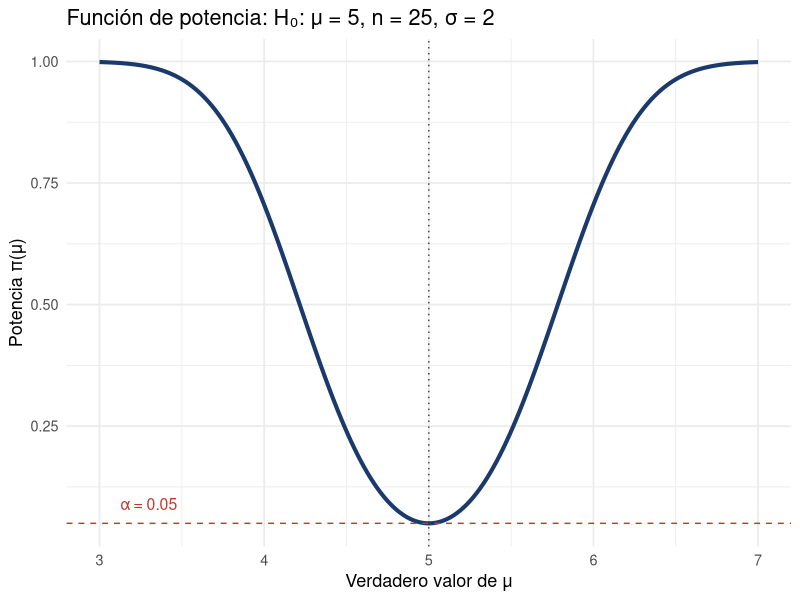
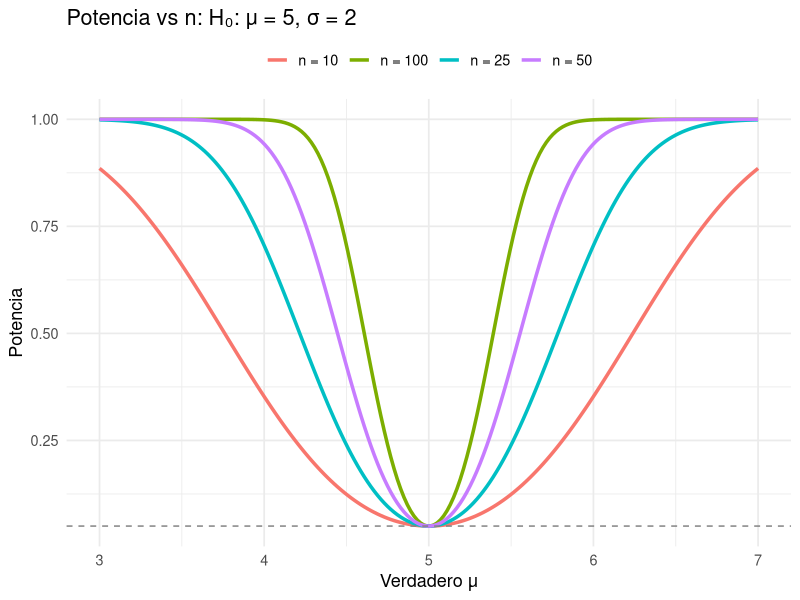
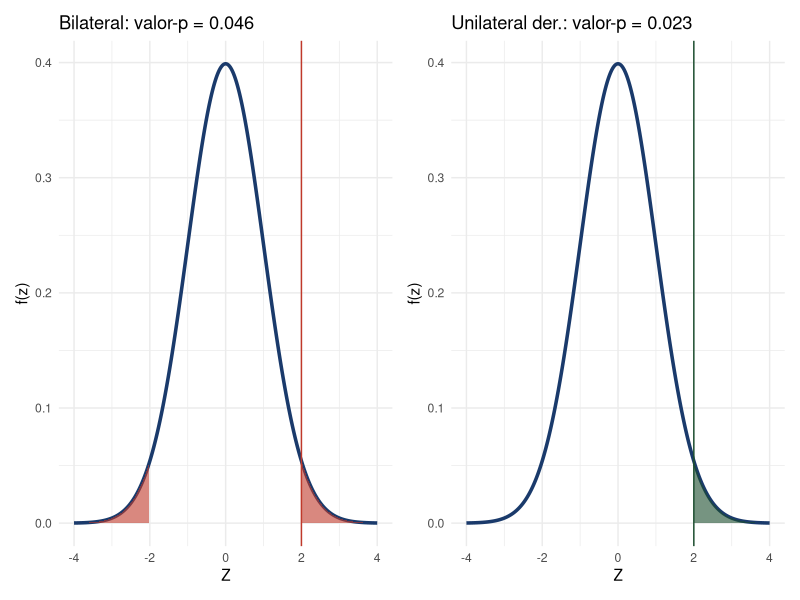
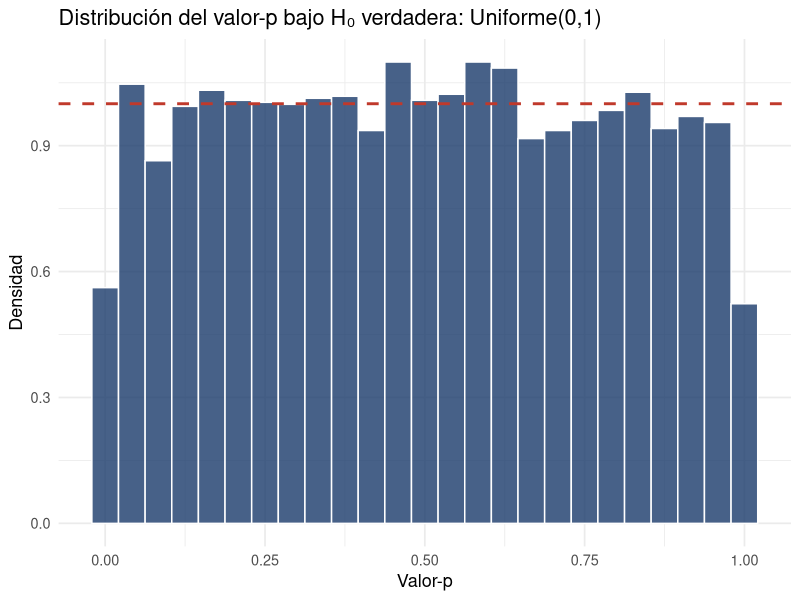

Source code (R) for these figures, in order:
## ---- chunk 1
#| echo: true
#| fig-height: 4
library(ggplot2)
# Prueba bilateral H0: mu = 5, sigma = 2, n = 25, alpha = 0.05
mu0 <- 5; sigma <- 2; n <- 25; alpha <- 0.05
z_crit <- qnorm(1 - alpha/2)
ee <- sigma / sqrt(n)

mu_vals <- seq(3, 7, length.out = 200)
# Potencia = P(Z > z_crit | mu) + P(Z < -z_crit | mu)
potencia <- pnorm(-z_crit, (mu_vals - mu0)/ee) +
            pnorm(z_crit,  (mu_vals - mu0)/ee, lower.tail = FALSE)

ggplot(data.frame(mu = mu_vals, pot = potencia), aes(mu, pot)) +
  geom_line(color = "#1a3a6b", linewidth = 1.4) +
  geom_hline(yintercept = alpha, color = "#c0392b", linetype = "dashed") +
  geom_vline(xintercept = mu0, color = "#374151", linetype = "dotted") +
  annotate("text", x = 3.3, y = alpha + 0.04, label = paste0("α = ", alpha),
           color = "#c0392b", size = 4) +
  labs(x = "Verdadero valor de μ", y = "Potencia π(μ)",
       title = "Función de potencia: H₀: μ = 5, n = 25, σ = 2") +
  theme_minimal(base_size = 13)
## ---- chunk 2
#| echo: true
#| fig-height: 4
library(ggplot2); library(tidyverse)
mu0 <- 5; sigma <- 2; alpha <- 0.05
z_crit <- qnorm(1 - alpha/2)
mu_vals <- seq(3, 7, length.out = 200)
ns <- c(10, 25, 50, 100)

df <- map_dfr(ns, function(n) {
  ee <- sigma / sqrt(n)
  pot <- pnorm(-z_crit, (mu_vals - mu0)/ee) +
         pnorm(z_crit, (mu_vals - mu0)/ee, lower.tail = FALSE)
  tibble(mu = mu_vals, potencia = pot, n = paste0("n = ", n))
})

ggplot(df, aes(mu, potencia, color = n)) +
  geom_line(linewidth = 1.2) +
  geom_hline(yintercept = alpha, linetype = "dashed", color = "gray50") +
  labs(x = "Verdadero μ", y = "Potencia", color = NULL,
       title = "Potencia vs n: H₀: μ = 5, σ = 2") +
  theme_minimal(base_size = 13) + theme(legend.position = "top")
## ---- chunk 3
#| echo: true
# Efecto en rendimiento de maíz
mu0 <- 4.5; mu_obs <- 4.8; sigma <- 0.8
d_cohen <- (mu_obs - mu0) / sigma
cat("d de Cohen:", round(d_cohen, 4), "\n")
cat("Magnitud:", ifelse(abs(d_cohen) < 0.2, "trivial",
                 ifelse(abs(d_cohen) < 0.5, "pequeño",
                 ifelse(abs(d_cohen) < 0.8, "mediano", "grande"))), "\n")

# paquete effectsize (si está disponible)
# install.packages("effectsize")
# library(effectsize)
# cohens_d(rendimientos, mu = mu0)
## ---- chunk 4
#| echo: true
z_obs <- 2.00
cat("Bilateral: ", 2 * pnorm(abs(z_obs), lower.tail = FALSE), "\n")
cat("Unilateral der: ", pnorm(z_obs, lower.tail = FALSE), "\n")
cat("Unilateral izq: ", pnorm(z_obs), "\n")
## ---- chunk 5
#| echo: true
#| fig-height: 3.5
library(ggplot2); library(patchwork)
x <- seq(-4, 4, length.out = 400)
df <- data.frame(x, f = dnorm(x))
z0 <- 2.0

p1 <- ggplot(df, aes(x, f)) +
  geom_line(color = "#1a3a6b", linewidth = 1.2) +
  geom_ribbon(data = subset(df, x >= z0),
              aes(ymin = 0, ymax = f), fill = "#c0392b", alpha = 0.6) +
  geom_ribbon(data = subset(df, x <= -z0),
              aes(ymin = 0, ymax = f), fill = "#c0392b", alpha = 0.6) +
  geom_vline(xintercept = z0, color = "#c0392b") +
  labs(x = "Z", y = "f(z)", title = "Bilateral: valor-p = 0.046") +
  theme_minimal(base_size = 11)

p2 <- ggplot(df, aes(x, f)) +
  geom_line(color = "#1a3a6b", linewidth = 1.2) +
  geom_ribbon(data = subset(df, x >= z0),
              aes(ymin = 0, ymax = f), fill = "#1b4d2e", alpha = 0.6) +
  geom_vline(xintercept = z0, color = "#1b4d2e") +
  labs(x = "Z", y = "f(z)", title = "Unilateral der.: valor-p = 0.023") +
  theme_minimal(base_size = 11)

p1 + p2
## ---- chunk 6
#| echo: true
#| fig-height: 3.5
set.seed(24)
B <- 5000; mu0 <- 5; sigma <- 2; n <- 25

# Bajo H0: los valores-p deben ser Uniforme(0,1)
vp_bajo_H0 <- replicate(B, {
  x <- rnorm(n, mu0, sigma)    # datos bajo H0 verdadera
  Z <- (mean(x) - mu0) / (sigma / sqrt(n))
  2 * pnorm(abs(Z), lower.tail = FALSE)
})

library(ggplot2)
ggplot(data.frame(vp = vp_bajo_H0), aes(vp)) +
  geom_histogram(aes(y = after_stat(density)), bins = 25,
                 fill = "#1a3a6b", color = "white", alpha = 0.8) +
  geom_hline(yintercept = 1, color = "#c0392b", linetype = "dashed", linewidth = 1) +
  labs(x = "Valor-p", y = "Densidad",
       title = "Distribución del valor-p bajo H₀ verdadera: Uniforme(0,1)") +
  theme_minimal(base_size = 13)
## ---- chunk 7
#| echo: true
xbar <- 6.4; s <- 1.1; n <- 20; mu0 <- 6.0; alpha <- 0.05

# Estadístico t
t_obs <- (xbar - mu0) / (s / sqrt(n))
vp    <- pt(t_obs, df = n - 1, lower.tail = FALSE)   # unilateral derecha
d     <- (xbar - mu0) / s

cat("t observado:", round(t_obs, 4), "\n")
cat("Valor-p (H1: mu > 6):", round(vp, 4), "\n")
cat("d de Cohen:", round(d, 4), "\n")
cat("Decisión:", ifelse(vp < alpha, "RECHAZAR H0", "NO RECHAZAR H0"), "\n")
## ---- chunk 8
#| echo: true
mu0 <- 10; sigma <- 3; n <- 36; alpha <- 0.05
z_crit <- qnorm(1 - alpha/2)
ee <- sigma / sqrt(n)

mu_alt <- c(10.5, 11, 11.5, 12)
for (mu in mu_alt) {
  delta <- (mu - mu0) / ee
  pot <- pnorm(-z_crit - delta) + pnorm(z_crit - delta, lower.tail = FALSE)
  cat(sprintf("μ = %.1f:  d = %.3f  potencia = %.4f\n",
              mu, (mu - mu0)/sigma, pot))
}
## ---- chunk 9
#| echo: true
xbar <- 42.3; mu0 <- 40; sigma <- 5; n <- 30
Z <- (xbar - mu0) / (sigma / sqrt(n))
cat("Z observado:", round(Z, 4), "\n\n")

# (a) Bilateral
vp_bil <- 2 * pnorm(abs(Z), lower.tail = FALSE)
cat("(a) Bilateral vp =", round(vp_bil, 4),
    "->", ifelse(vp_bil < 0.05, "Rechazar H0", "No rechazar H0"), "\n")

# (b) Unilateral derecha
vp_der <- pnorm(Z, lower.tail = FALSE)
cat("(b) Unilat. der. vp =", round(vp_der, 4),
    "->", ifelse(vp_der < 0.05, "Rechazar H0", "No rechazar H0"), "\n")

# (c) Unilateral izquierda
vp_izq <- pnorm(Z)
cat("(c) Unilat. izq. vp =", round(vp_izq, 4),
    "->", ifelse(vp_izq < 0.05, "Rechazar H0", "No rechazar H0"), "\n")
## ---- chunk 10
#| echo: true
xbar <- 42.3; mu0 <- 40; sigma <- 5; n <- 30

Z   <- (xbar - mu0) / (sigma/sqrt(n))
vp  <- 2 * pnorm(abs(Z), lower.tail = FALSE)
ic  <- xbar + c(-1,1) * qnorm(0.975) * sigma/sqrt(n)
d   <- (xbar - mu0) / sigma

cat(sprintf(
"=== Informe de resultados ===
Estadístico Z = %.4f
Valor-p (bilateral) = %.4f
IC 95%%: [%.3f, %.3f] kg
d de Cohen = %.4f (efecto %s)
Conclusión: con α = 0.05, hay evidencia significativa de que el peso
promedio difiere del valor de referencia (40 kg). El peso observado
(%.1f kg) supera en promedio %.1f kg al de referencia, un efecto %s.\n",
Z, vp, ic[1], ic[2], d,
ifelse(abs(d)<0.2,"trivial",ifelse(abs(d)<0.5,"pequeño",
ifelse(abs(d)<0.8,"mediano","grande"))),
xbar, xbar - mu0,
ifelse(abs(d)<0.5,"de magnitud pequeña","de magnitud mediana")
))
